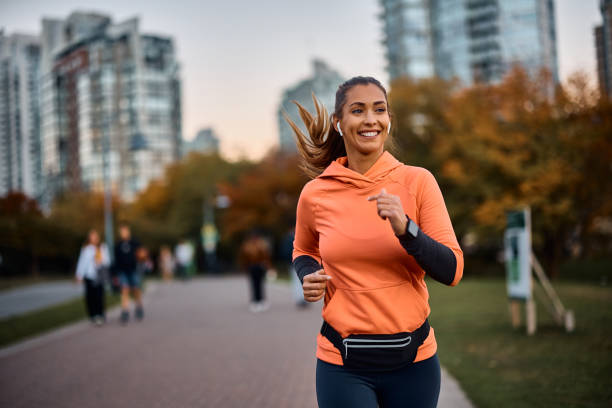
#> input picture Assets/face1.jpg, 612 x 408 px, found by its file name
$ jupyter execute face_detection.ipynb
#> lines starting #> are read from the running program, lines starting #| are printed output that depends on the picture; after the words box and inside, x2 and y2 are one past the last pixel; in counts of white or black regions, pixels touching at a corner belong together
[cell 1]
import cv2 as cv
import matplotlib.pyplot as plt

[cell 2]
img = cv.imread('D:/PythonProjects/opencv/Assets/face1.jpg')
#> img is the input picture: shape (408, 612, 3); mean B, G, R 92.1, 103.3, 119.5
img1 = cv.cvtColor(img, cv.COLOR_BGR2RGB)
print(img.shape)
#| (408, 612, 3)

[cell 3]
# Display using Matplotlib
plt.imshow(img1)
plt.axis('off')

[cell 4]
gray_img = cv.cvtColor(img, cv.COLOR_BGR2GRAY)
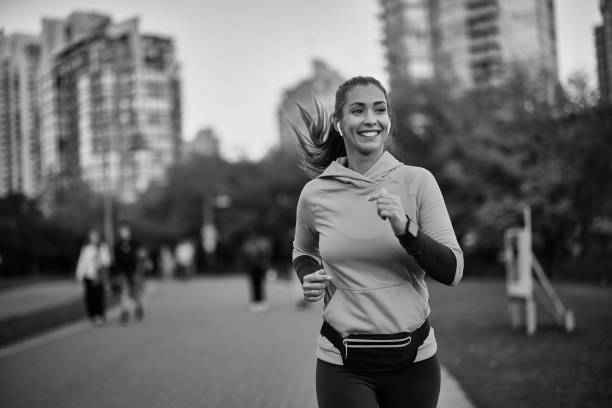
#> gray_img: shape (408, 612); min 0, max 249, mean 106.9
print(gray_img.shape)
#| (408, 612)

#### Haar Cascade Classifier

[cell 5]
face_clf = cv.CascadeClassifier(
    cv.data.haarcascades + "haarcascade_frontalface_default.xml"
)

[cell 6]
face = face_clf.detectMultiScale(
    gray_img, scaleFactor=1.1, minNeighbors=5, minSize=(50, 50)
)
#> face = [[338, 84, 64, 64]]

for (x, y, w, h) in face:
    cv.rectangle(img, (x, y), (x + w, y + h), (0, 255, 0), 3)
#> this loop made 1 pass
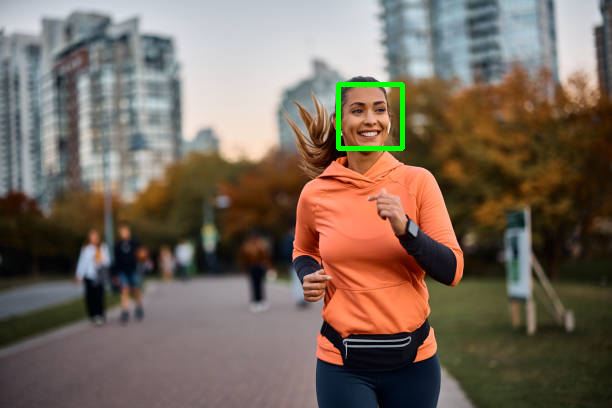
#> img: shape (408, 612, 3); 0.51% of pixels changed, all inside (x1, y1, x2, y2) = (336, 82, 405, 151)

[cell 7]
face
#> Out = [[338, 84, 64, 64]]

[cell 8]
img_rgb = cv.cvtColor(img, cv.COLOR_BGR2RGB)
plt.imshow(img_rgb)
plt.axis('off')

$ run again, with Assets/face2.jpg copied over Assets/face1.jpg
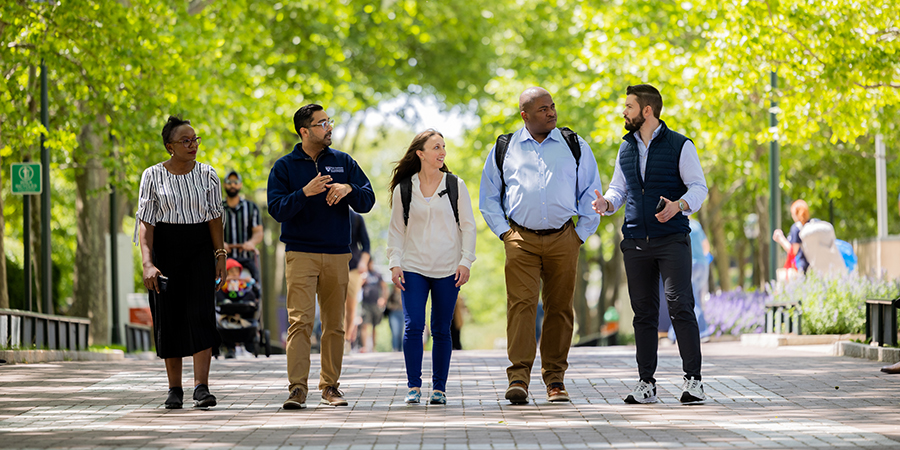
#> input picture Assets/face2.jpg, 900 x 450 px, found by its file name
#> img is the input picture: shape (450, 900, 3); mean B, G, R 93.2, 142.9, 140.8
#| (450, 900, 3)
#> `gray_img = cv.cvtColor(img, cv.COLOR_BGR2GRAY)`:
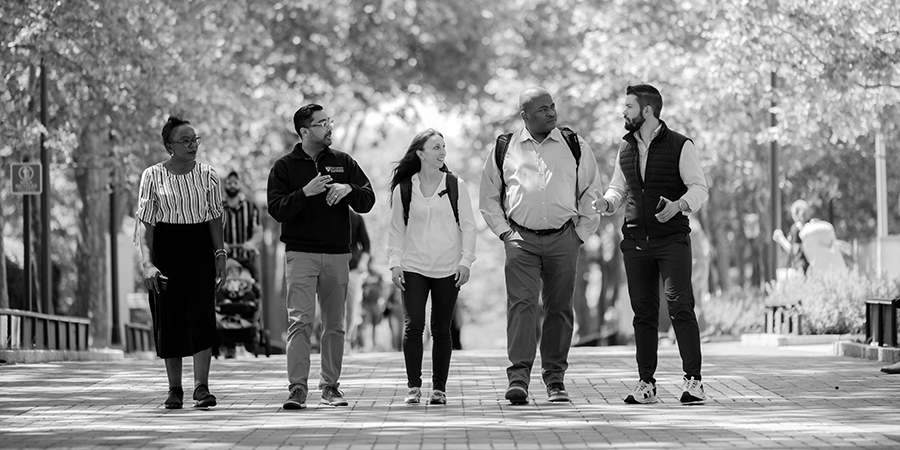
#> gray_img: shape (450, 900); min 0, max 255, mean 136.6
#| (450, 900)
#> face = ()

$ run again, with Assets/face3.jpg copied over Assets/face1.jpg
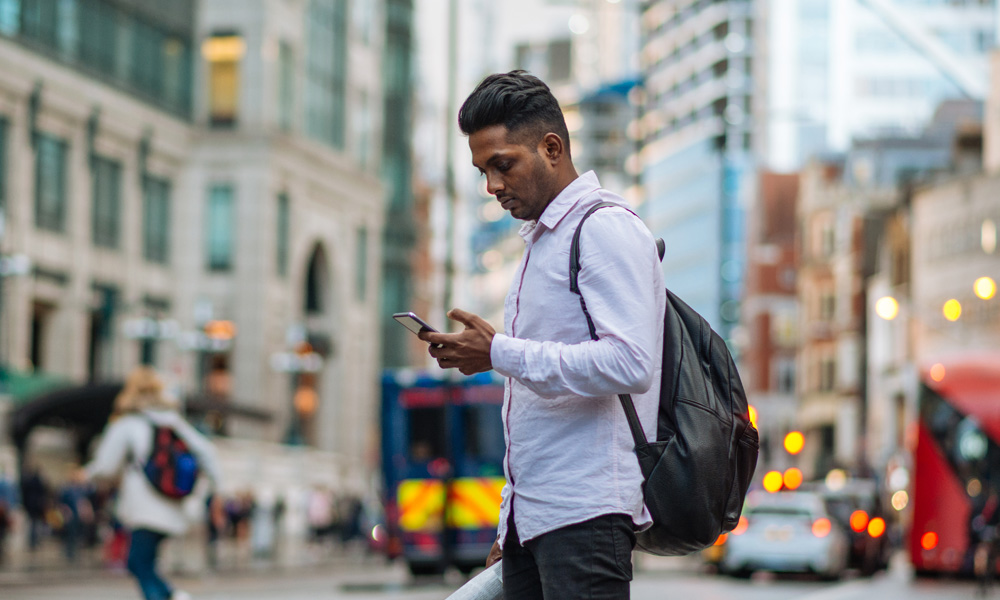
#> input picture Assets/face3.jpg, 1000 x 600 px, found by its file name
#> img is the input picture: shape (600, 1000, 3); mean B, G, R 137.8, 140.8, 142.8
#| (600, 1000, 3)
#> `gray_img = cv.cvtColor(img, cv.COLOR_BGR2GRAY)`:
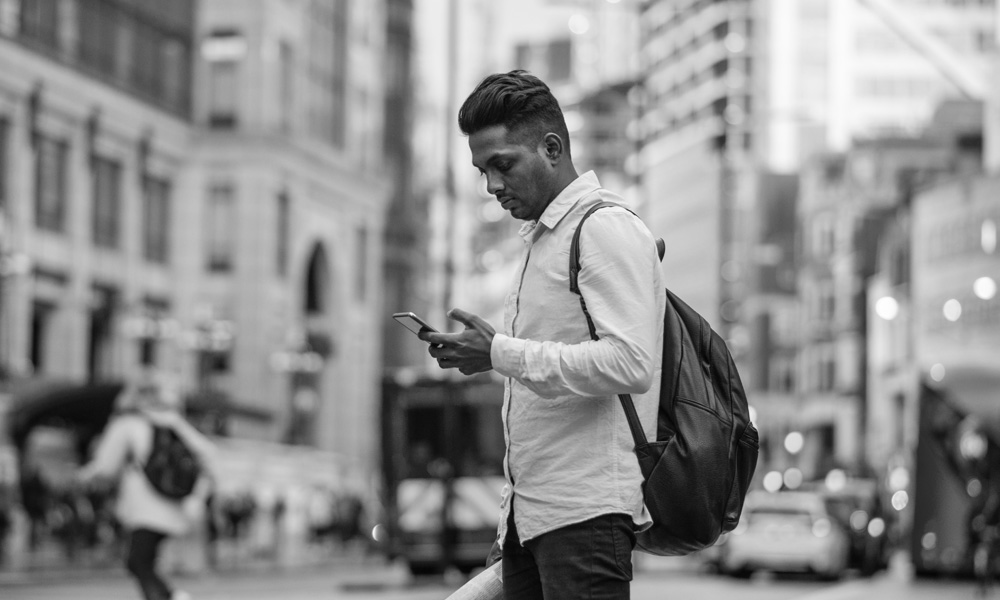
#> gray_img: shape (600, 1000); min 2, max 255, mean 141.1
#| (600, 1000)
#> face = ()
